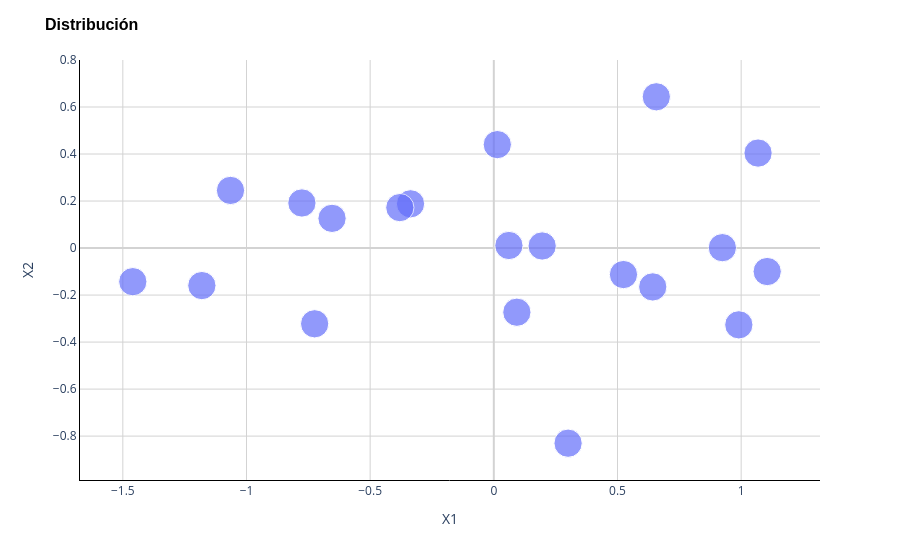

Here is the notebook cell this chart was saved with:
### Code cell
# Existing scatter plot
figure = px.scatter(
    x=pca.iloc[:, 0],
    y=pca.iloc[:, 1],
    size=[1] * sample.shape[0]
)

# # Add another scatter plot with cross markers
# figure.add_scatter(
#     x=eigenvectors[:, 0],
#     y=eigenvectors[:, 1],
#     mode='markers',
#     marker=dict(size=25, color='black'),
#     name='Autovectores'
# )

# Update layout
figure.update_layout(
    title='Distribución',
    title_font=dict(size=16, family='Arial', color='black', weight='bold'),
    xaxis_title='X1',
    yaxis_title='X2',
    plot_bgcolor='white',
    yaxis=dict(showgrid=True, gridcolor='LightGray', showline=True, linecolor='Black', zeroline=True, zerolinecolor='LightGray'),
    xaxis=dict(showgrid=True, gridcolor='LightGray', showline=True, linecolor='Black', zeroline=True, zerolinecolor='LightGray'),
)

figure.show()

### Figure 1 — Plotly figure (JSON) as saved in the notebook; plotly's stock layout.template omitted (floating-point values rounded to 4 significant figures)
{"data": [{"hovertemplate": "x=%{x}<br>y=%{y}<br>size=%{marker.size}<extra></extra>", "legendgroup": "", "marker": {"color": "#636efa", "size": [1, 1, 1, 1, 1, 1, 1, 1, 1, 1, 1, 1, 1, 1, 1, 1, 1, 1, 1, 1], "sizemode": "area", "sizeref": 0.0025, "symbol": "circle"}, "mode": "markers", "name": "", "orientation": "v", "showlegend": false, "type": "scatter", "x": [0.01411, 0.09318, 0.6425, -1.18, -0.7759, -1.46, -0.7244, 1.105, 0.3002, 0.9906, -0.6541, 0.657, 0.924, -0.3368, -0.38, 0.1954, -1.065, 0.06099, 1.068, 0.5242], "xaxis": "x", "y": [0.44, -0.2729, -0.1653, -0.1596, 0.1918, -0.143, -0.3222, -0.0999, -0.8301, -0.3266, 0.1263, 0.6434, 0.001636, 0.1882, 0.1721, 0.008832, 0.2452, 0.01086, 0.4041, -0.1127], "yaxis": "y"}], "layout": {"legend": {"itemsizing": "constant", "tracegroupgap": 0}, "margin": {"t": 60}, "plot_bgcolor": "white", "title": {"font": {"color": "black", "family": "Arial", "size": 16, "weight": "bold"}, "text": "Distribución"}, "xaxis": {"anchor": "y", "domain": [0, 1], "gridcolor": "LightGray", "linecolor": "Black", "showgrid": true, "showline": true, "title": {"text": "X1"}, "zeroline": true, "zerolinecolor": "LightGray"}, "yaxis": {"anchor": "x", "domain": [0, 1], "gridcolor": "LightGray", "linecolor": "Black", "showgrid": true, "showline": true, "title": {"text": "X2"}, "zeroline": true, "zerolinecolor": "LightGray"}}}
